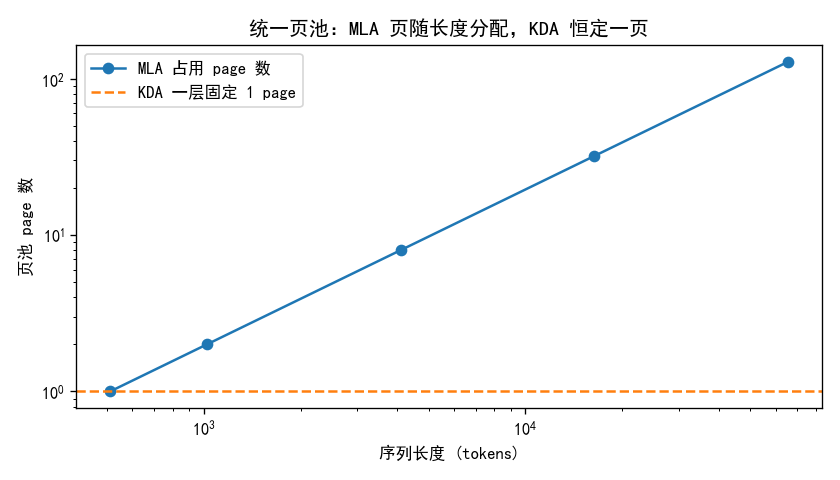

Recreate this plot in Python.
"""统一页池 before/after：MLA 随长度增长分页 vs KDA 单层一页（固定字节）。

实验目的（对应 KDA-Infra §2「统一页池」的价值证明）：
* **MLA 侧**：序列长度每增长 ``tokens_per_page`` 就多占一页。
  用对数-对数坐标画 ``len(page) vs 序列长度``，是一条斜率为 1 的线。
* **KDA 侧**：一整层递归状态 S(B,H,dk,dv) 只占一页（固定字节），
  与序列长度完全无关 -- horizontal 参考线 y=1。
"""

from __future__ import annotations

import os
import sys

sys.path.insert(0, os.path.join(os.path.dirname(os.path.dirname(os.path.dirname(
    os.path.abspath(__file__)))), "src"))

import torch
import matplotlib.pyplot as plt

from plot_utils import setup_cjk_font, get_font_prop, text as _text, ax_title as _ax_title
from models.llm.kimi_k3.serve.paged_cache import PagePool, PagedCache

HERE = os.path.dirname(os.path.abspath(__file__))


def fig_paged_cache() -> tuple[plt.Figure, str]:
    """返回 (fig, text): MLA 分页增长 vs KDA 恒定一页。"""
    setup_cjk_font()
    fp = get_font_prop()

    head_chosen = 3
    dk = dv = 16
    kda_bytes = 1 * head_chosen * dk * dv * 8

    lengths = [512, 1024, 4096, 16384, 65536]
    pool = PagePool(page_bytes=dk * dv * head_chosen * 8, n_pages=1024)
    pages_per_len = []
    for l in lengths:
        view = PagedCache(pool, tokens_per_page=512)
        view.append_mla(l)
        pages_per_len.append(len(view.mla_pages))

    fig, ax = plt.subplots(figsize=(7, 4))
    ax.loglog(lengths, pages_per_len, marker="o", label="MLA 占用 page 数")
    ax.axhline(1, color="C1", linestyle="--", label="KDA 一层固定 1 page")
    ax.set_xlabel("序列长度 (tokens)", fontproperties=fp)
    ax.set_ylabel("页池 page 数", fontproperties=fp)
    _ax_title(ax, "统一页池: MLA 页随长度分配，KDA 恒定一页")
    ax.legend(prop=fp)
    plt.tight_layout()
    return fig, _text(
        f"KDA 单层状态: {kda_bytes} bytes (固定 1 page)",
        f"MLA 随序列线性分页: {list(zip(lengths, pages_per_len))}",
        "统一页池: 两种 page 共享 free list，统一管理",
    )


def main() -> None:
    setup_cjk_font()
    head_chosen = 3
    dk = dv = 16
    kda_bytes = 1 * head_chosen * dk * dv * 8
    lengths = [512, 1024, 4096, 16384, 65536]
    pool = PagePool(page_bytes=dk * dv * head_chosen * 8, n_pages=1024)
    pages_per_len = []
    for l in lengths:
        view = PagedCache(pool, tokens_per_page=512)
        view.append_mla(l)
        pages_per_len.append(len(view.mla_pages))
    fig, ax = plt.subplots(figsize=(7, 4))
    ax.loglog(lengths, pages_per_len, marker="o", label="MLA 占用 page 数")
    ax.axhline(1, color="C1", linestyle="--", label="KDA 一层固定 1 page")
    ax.set_xlabel("序列长度 (tokens)")
    ax.set_ylabel("页池 page 数")
    ax.set_title("统一页池: MLA 页随长度分配，KDA 恒定一页")
    ax.legend()
    plt.tight_layout()
    plt.savefig(os.path.join(HERE, "plot_paged_cache.png"), dpi=120)
    print("kda_bytes:", kda_bytes)
    for l, n in zip(lengths, pages_per_len):
        print(f"len={l:6d} mla_pages={n}")


if __name__ == "__main__":
    main()
